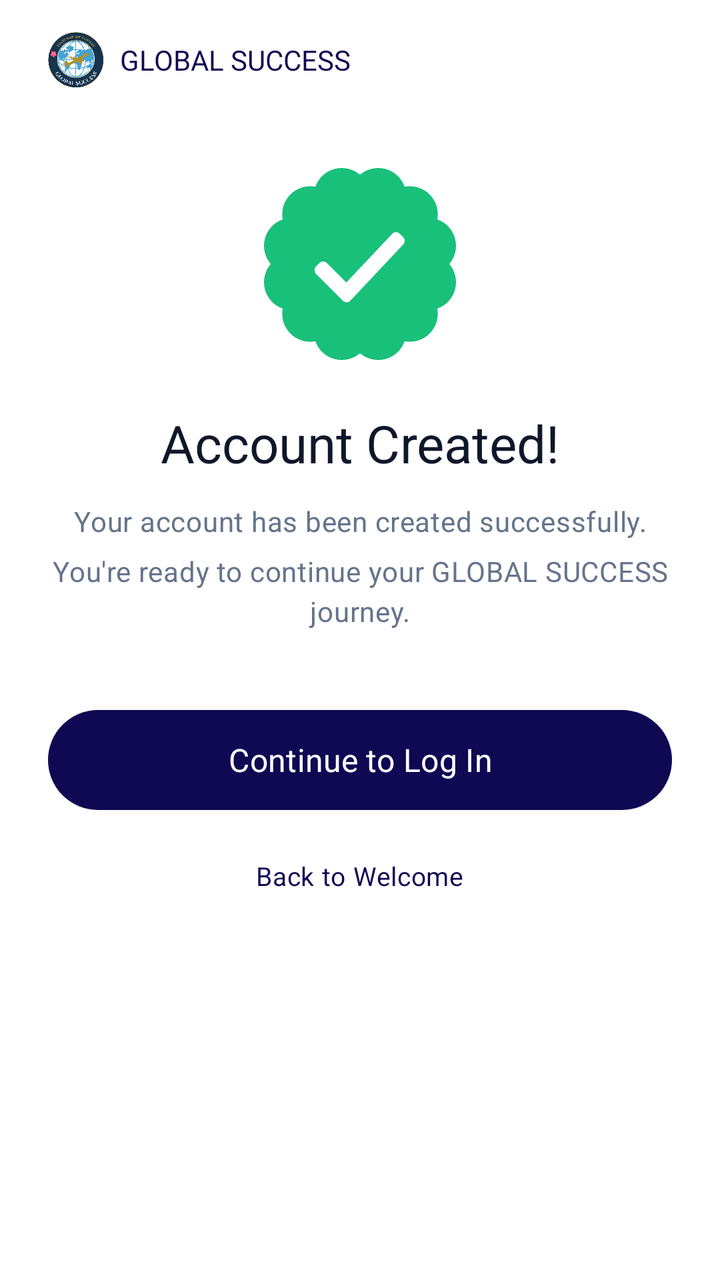
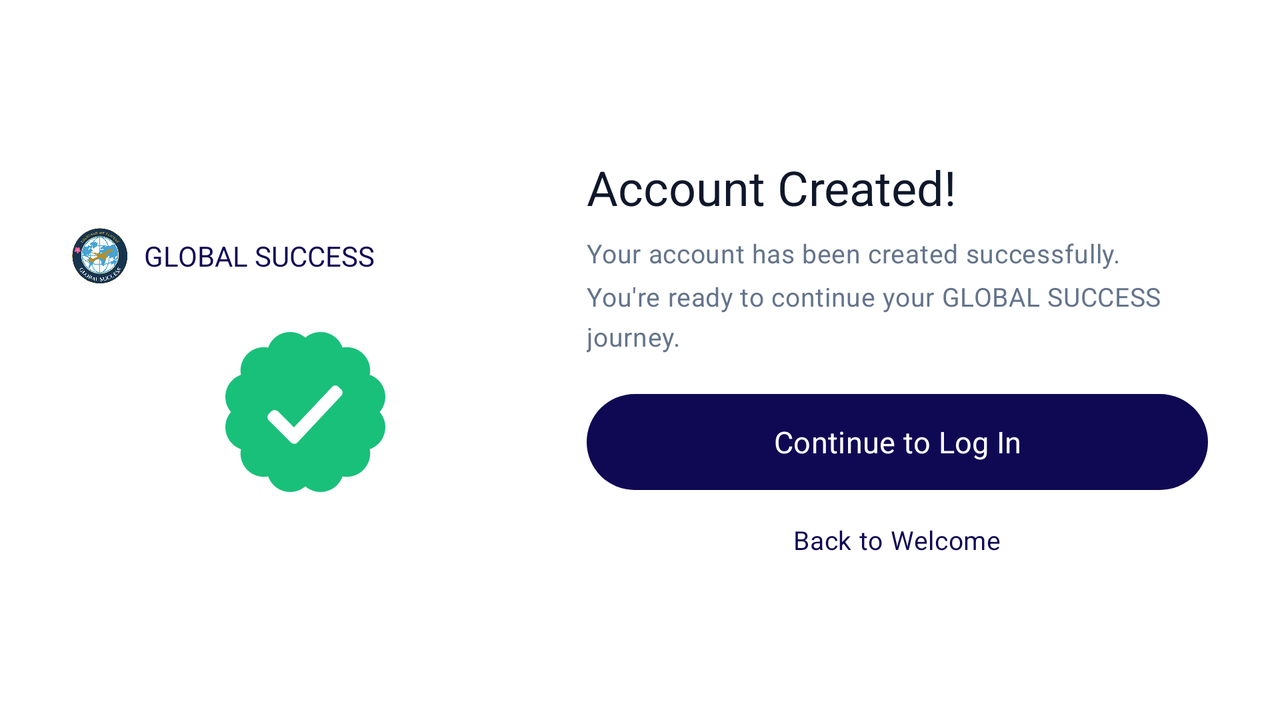

The same Android screen from two of the app's own layout files: first res/layout/ as a phone draws it, then the repository's variant for another configuration, drawn on a device whose configuration selects that folder. Both files follow.
<!-- AndroidManifest.xml: application theme Theme.MyApplication -->
<!-- res/layout/activity_registration_success.xml -->
<?xml version="1.0" encoding="utf-8"?>
<ScrollView xmlns:android="http://schemas.android.com/apk/res/android"
    xmlns:app="http://schemas.android.com/apk/res-auto"
    xmlns:tools="http://schemas.android.com/tools"
    android:id="@+id/main"
    android:layout_width="match_parent"
    android:layout_height="match_parent"
    android:fillViewport="true"
    android:clipToPadding="false"
    android:background="@color/color_surface"
    tools:context=".RegistrationSuccessActivity">

    <LinearLayout
        android:layout_width="match_parent"
        android:layout_height="wrap_content"
        android:orientation="vertical"
        android:gravity="center_horizontal"
        android:paddingStart="24dp"
        android:paddingEnd="24dp"
        android:paddingTop="16dp"
        android:paddingBottom="24dp">

        
        <LinearLayout
            android:layout_width="match_parent"
            android:layout_height="wrap_content"
            android:orientation="horizontal"
            android:gravity="center_vertical"
            android:layout_marginBottom="40dp">

            <ImageView
                android:layout_width="28dp"
                android:layout_height="28dp"
                android:adjustViewBounds="true"
                android:scaleType="fitCenter"
                android:src="@drawable/logo"
                android:contentDescription="@string/app_logo_desc" />

            <TextView
                android:layout_width="wrap_content"
                android:layout_height="wrap_content"
                android:layout_marginStart="8dp"
                android:text="@string/brand_name"
                android:textColor="@color/color_primary"
                android:textSize="14sp"
                android:textAppearance="@style/TextAppearance.App.Headline" />
        </LinearLayout>

        
        <ImageView
            android:id="@+id/iv_success"
            android:layout_width="96dp"
            android:layout_height="96dp"
            android:layout_marginBottom="24dp"
            android:adjustViewBounds="true"
            android:scaleType="fitCenter"
            android:src="@drawable/ic_successmark"
            android:contentDescription="@string/success_icon_desc" />

        
        <TextView
            android:id="@+id/tv_success_title"
            android:layout_width="match_parent"
            android:layout_height="wrap_content"
            android:gravity="center"
            android:text="@string/registration_success_title"
            android:textColor="@color/color_text_primary"
            android:textSize="26sp"
            android:textAppearance="@style/TextAppearance.App.Headline"
            android:layout_marginBottom="12dp" />

        
        <TextView
            android:id="@+id/tv_success_message"
            android:layout_width="match_parent"
            android:layout_height="wrap_content"
            android:gravity="center"
            android:text="@string/registration_success_message"
            android:textColor="@color/color_text_hint"
            android:textSize="14sp"
            android:textAppearance="@style/TextAppearance.App.Body"
            android:layout_marginBottom="6dp" />

        <TextView
            android:id="@+id/tv_success_subtitle"
            android:layout_width="match_parent"
            android:layout_height="wrap_content"
            android:gravity="center"
            android:text="@string/registration_success_subtitle"
            android:textColor="@color/color_text_hint"
            android:textSize="14sp"
            android:textAppearance="@style/TextAppearance.App.Body"
            android:layout_marginBottom="40dp" />

        
        <Button
            android:id="@+id/btn_continue_to_login"
            android:layout_width="match_parent"
            android:layout_height="50dp"
            android:layout_marginBottom="16dp"
            android:background="@drawable/bg_welcome_button_primary"
            app:backgroundTint="@null"
            android:elevation="0dp"
            android:stateListAnimator="@null"
            android:text="@string/continue_to_login"
            android:textAppearance="@style/TextAppearance.App.CTA"
            android:textColor="@android:color/white"
            android:textSize="16sp" />

        
        <TextView
            android:id="@+id/tv_back_to_welcome"
            android:layout_width="wrap_content"
            android:layout_height="wrap_content"
            android:padding="8dp"
            android:text="@string/back_to_welcome"
            android:textColor="@color/color_primary"
            android:textSize="13sp"
            android:textAppearance="@style/TextAppearance.App.Body" />

    </LinearLayout>
</ScrollView>
<!-- resources referenced by this layout -->
<resources>
  <color name="color_primary">@color/navy_900</color>
  <color name="color_surface">#FFFFFF</color>
  <color name="color_text_hint">@color/slate_500</color>
  <color name="color_text_primary">@color/slate_900</color>
  <string name="app_logo_desc">Application logo</string>
  <string name="back_to_welcome">Back to Welcome</string>
  <string name="brand_name">GLOBAL SUCCESS</string>
  <string name="continue_to_login">Continue to Log In</string>
  <string name="registration_success_message">Your account has been created successfully.</string>
  <string name="registration_success_subtitle">You\'re ready to continue your GLOBAL SUCCESS journey.</string>
  <string name="registration_success_title">Account Created!</string>
  <string name="success_icon_desc">Success icon</string>
  <color name="navy_900">#0F0954</color>
  <color name="slate_500">#64748B</color>
  <color name="slate_900">#0F172A</color>
  <color name="color_background">@color/blue_10</color>
  <color name="color_on_primary">#FFFFFF</color>
  <color name="color_primary_container">@color/blue_10</color>
  <color name="color_secondary">@color/gray_500</color>
  <color name="color_border">@color/gray_border</color>
  <color name="color_error">@color/red_500</color>
  <style name="TextAppearance.App" parent="TextAppearance.Material3.BodyMedium">
          <item name="android:fontFamily">sans-serif</item>
      </style>
  <style name="TextAppearance.App.TitleLarge" parent="TextAppearance.Material3.TitleLarge">
          <item name="android:fontFamily">sans-serif</item>
      </style>
  <style name="TextAppearance.App.Title" parent="TextAppearance.Material3.TitleMedium">
          <item name="android:fontFamily">sans-serif</item>
      </style>
  <style name="TextAppearance.App.TitleSmall" parent="TextAppearance.Material3.TitleSmall">
          <item name="android:fontFamily">sans-serif</item>
      </style>
  <style name="TextAppearance.App.Label" parent="TextAppearance.Material3.LabelMedium">
          <item name="android:fontFamily">sans-serif</item>
      </style>
  <style name="TextAppearance.App.Chip" parent="TextAppearance.Material3.LabelSmall">
          <item name="android:fontFamily">sans-serif</item>
      </style>
  <color name="color_ripple">#1F0F0954</color>
  <color name="color_scrim">#52000000</color>
  <style name="ThemeOverlay.App.BottomSheetDialog" parent="ThemeOverlay.Material3.BottomSheetDialog">
          <item name="bottomSheetStyle">@style/Widget.App.BottomSheet</item>
      </style>
  <color name="blue_10">#E0ECFF</color>
  <color name="gray_500">#6B7280</color>
  <color name="gray_border">#ABABAB</color>
  <color name="red_500">#EF4444</color>
  <dimen name="radius_sm">8dp</dimen>
  <dimen name="radius_md">12dp</dimen>
  <dimen name="radius_lg">16dp</dimen>
  <style name="MaterialAlertDialog.App.Title" parent="MaterialAlertDialog.Material3.Title.Text">
          <item name="android:textAppearance">@style/TextAppearance.App.Title</item>
      </style>
  <style name="MaterialAlertDialog.App.Body" parent="MaterialAlertDialog.Material3.Body.Text">
          <item name="android:textAppearance">@style/TextAppearance.App.Body</item>
      </style>
  <dimen name="button_height">48dp</dimen>
  <color name="selector_button_primary_text">#FFFFFF</color>
  <color name="selector_button_primary_bg">@color/color_primary</color>
  <dimen name="stroke_width">1dp</dimen>
  <style name="TextAppearance.App.Caption" parent="TextAppearance.Material3.BodySmall" />
  <dimen name="elevation_card">2dp</dimen>
  <dimen name="card_padding">12dp</dimen>
  <style name="TextAppearance.App.BottomNav" parent="TextAppearance.Material3.LabelSmall" />
  <dimen name="elevation_bottom_sheet">8dp</dimen>
  <style name="TextAppearance.App.Link" parent="TextAppearance.Material3.BodyMedium" />
  <color name="color_link">@color/navy_900</color>
  <dimen name="space_xs">4dp</dimen>
  <dimen name="radius_xl">24dp</dimen>
  <!-- some entries are left out for length -->
</resources>
<!-- res/layout-land/activity_registration_success.xml (the repository's variant of the layout above) -->
<!-- drawn on the phone turned sideways -->
<?xml version="1.0" encoding="utf-8"?>
<ScrollView xmlns:android="http://schemas.android.com/apk/res/android"
    xmlns:app="http://schemas.android.com/apk/res-auto"
    xmlns:tools="http://schemas.android.com/tools"
    android:id="@+id/main"
    android:layout_width="match_parent"
    android:layout_height="match_parent"
    android:fillViewport="true"
    android:clipToPadding="false"
    android:background="@color/color_surface"
    tools:context=".RegistrationSuccessActivity">

    <LinearLayout
        android:layout_width="match_parent"
        android:layout_height="wrap_content"
        android:orientation="horizontal"
        android:baselineAligned="false"
        android:gravity="center_vertical"
        android:paddingStart="24dp"
        android:paddingEnd="24dp"
        android:paddingTop="16dp"
        android:paddingBottom="16dp">

        
        <LinearLayout
            android:layout_width="0dp"
            android:layout_height="wrap_content"
            android:layout_weight="1"
            android:orientation="vertical"
            android:gravity="center"
            android:paddingStart="12dp"
            android:paddingEnd="12dp">

            <LinearLayout
                android:layout_width="match_parent"
                android:layout_height="wrap_content"
                android:orientation="horizontal"
                android:gravity="center_vertical"
                android:layout_marginBottom="24dp">

                <ImageView
                    android:layout_width="28dp"
                    android:layout_height="28dp"
                    android:adjustViewBounds="true"
                    android:scaleType="fitCenter"
                    android:src="@drawable/logo"
                    android:contentDescription="@string/app_logo_desc" />

                <TextView
                    android:layout_width="wrap_content"
                    android:layout_height="wrap_content"
                    android:layout_marginStart="8dp"
                    android:text="@string/brand_name"
                    android:textColor="@color/color_primary"
                    android:textSize="14sp"
                    android:textAppearance="@style/TextAppearance.App.Headline" />
            </LinearLayout>

            <ImageView
                android:id="@+id/iv_success"
                android:layout_width="80dp"
                android:layout_height="80dp"
                android:adjustViewBounds="true"
                android:scaleType="fitCenter"
                android:src="@drawable/ic_successmark"
                android:contentDescription="@string/success_icon_desc" />
        </LinearLayout>

        
        <LinearLayout
            android:layout_width="0dp"
            android:layout_height="wrap_content"
            android:layout_weight="1.3"
            android:orientation="vertical"
            android:paddingStart="12dp"
            android:paddingEnd="12dp">

            <TextView
                android:id="@+id/tv_success_title"
                android:layout_width="match_parent"
                android:layout_height="wrap_content"
                android:text="@string/registration_success_title"
                android:textColor="@color/color_text_primary"
                android:textSize="24sp"
                android:textAppearance="@style/TextAppearance.App.Headline"
                android:layout_marginBottom="8dp" />

            <TextView
                android:id="@+id/tv_success_message"
                android:layout_width="match_parent"
                android:layout_height="wrap_content"
                android:text="@string/registration_success_message"
                android:textColor="@color/color_text_hint"
                android:textSize="13sp"
                android:textAppearance="@style/TextAppearance.App.Body"
                android:layout_marginBottom="4dp" />

            <TextView
                android:id="@+id/tv_success_subtitle"
                android:layout_width="match_parent"
                android:layout_height="wrap_content"
                android:text="@string/registration_success_subtitle"
                android:textColor="@color/color_text_hint"
                android:textSize="13sp"
                android:textAppearance="@style/TextAppearance.App.Body"
                android:layout_marginBottom="20dp" />

            <Button
                android:id="@+id/btn_continue_to_login"
                android:layout_width="match_parent"
                android:layout_height="48dp"
                android:layout_marginBottom="12dp"
                android:background="@drawable/bg_welcome_button_primary"
                app:backgroundTint="@null"
                android:elevation="0dp"
                android:stateListAnimator="@null"
                android:text="@string/continue_to_login"
                android:textAppearance="@style/TextAppearance.App.CTA"
                android:textColor="@android:color/white"
                android:textSize="15sp" />

            <TextView
                android:id="@+id/tv_back_to_welcome"
                android:layout_width="wrap_content"
                android:layout_height="wrap_content"
                android:layout_gravity="center_horizontal"
                android:padding="4dp"
                android:text="@string/back_to_welcome"
                android:textColor="@color/color_primary"
                android:textSize="13sp"
                android:textAppearance="@style/TextAppearance.App.Body" />

        </LinearLayout>

    </LinearLayout>
</ScrollView>
